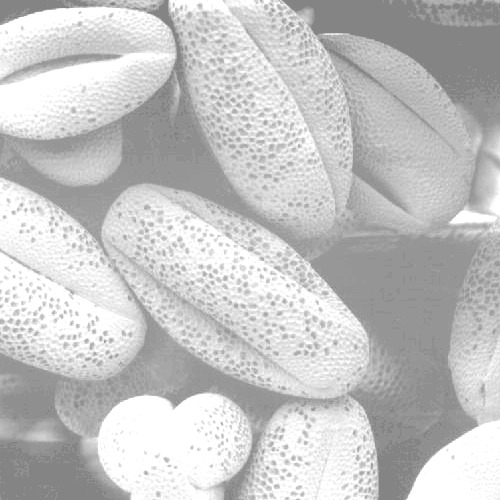
#> input picture Tarea2-HistogramaTransformaciones/Fig0316(1)(top_left).tif, 500 x 500 px; the run also reads 2 pictures not shown here
$ python P2_2histogramEcOpenCV.py
#> lines starting #> are read from the running program, lines starting #| are printed output that depends on the picture
import cv2
import numpy as np
import matplotlib.pyplot as plt

def loadGrayImage(nom, window = 'Imagen original'):
#> called with nom = 'Fig0316(1)(top_left).tif', window = 'Imagen original'
    img = cv2.imread(nom, 0)
#> img is the input picture: shape (500, 500); min 132, max 255, mean 196.4
    cv2.imshow(window,img)
    return img

def plotHistogram(hist):
    dist = hist.cumsum()
#> dist = 256 values from 0 to 500
    dist = dist * float(hist.max()) / dist.max()
#> dist = 256 values from 0 to 195
    plt.figure(figsize= (10,4))
    plt.plot(dist, color='red')
    plt.xlim([0,256])
    plt.plot(hist, color= 'blue')
    plt.title('Histograma')
    plt.xlabel('Nivel de gris')
    plt.ylabel('Frecuencia')
    plt.grid(color = '#95a5a6', linestyle = '--', linewidth =2, axis='y', alpha = 0.7)
    plt.show()
#> figure, not shown here; curve peaks at x = 255, y = 195; curve peaks at x = 132, y = 195

def ecHistOpenCV(nomImage):
    ImageGray = loadGrayImage(nomImage)
    plotHistogram(cv2.calcHist(ImageGray, [0], None, [256], [0,256]))
    imgEc = cv2.equalizeHist(ImageGray)
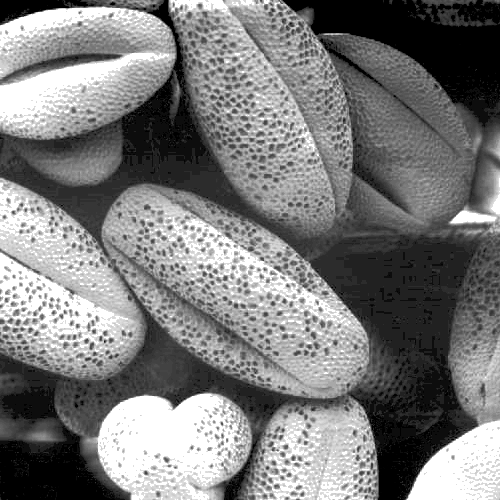
#> imgEc: shape (500, 500); min 0, max 255, mean 123.2
    cv2.imshow('Ecualizacion del histograma', imgEc)
    cv2.waitKey(0)
    cv2.destroyAllWindows()


#Imagen Fig0316(1)(top_left).tif
ecHistOpenCV("Fig0316(1)(top_left).tif")

#Imagen Fig0316(3)(third_from_top).tif
ecHistOpenCV("Fig0316(3)(third_from_top).tif")

#Imagen Fig0316(4)(bottom_left).tif
ecHistOpenCV("Fig0316(4)(bottom_left).tif")
#> call 3 of loadGrayImage, with nom = 'Fig0316(4)(bottom_left).tif', window = 'Imagen original'
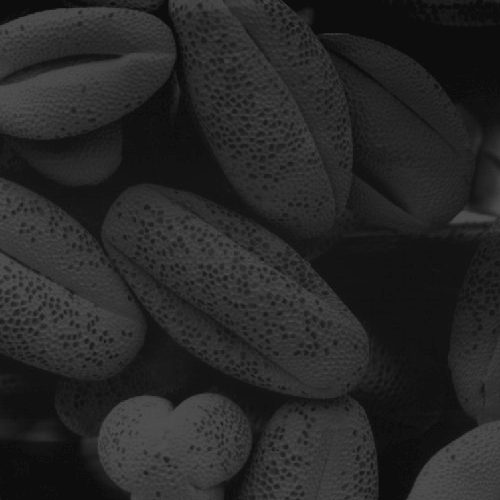
#> input picture Tarea2-HistogramaTransformaciones/Fig0316(4)(bottom_left).tif, 500 x 500 px
#> in loadGrayImage, img is the input picture: shape (500, 500); min 13, max 83, mean 38.7
#> in plotHistogram (call 3), `dist = hist.cumsum()`: dist = 256 values from 0 to 500
#> in plotHistogram (call 3), `dist = dist * float(hist.max()) / dist.max()`: dist = 256 values from 0 to 195
#> in plotHistogram (call 3), `plt.show()`:
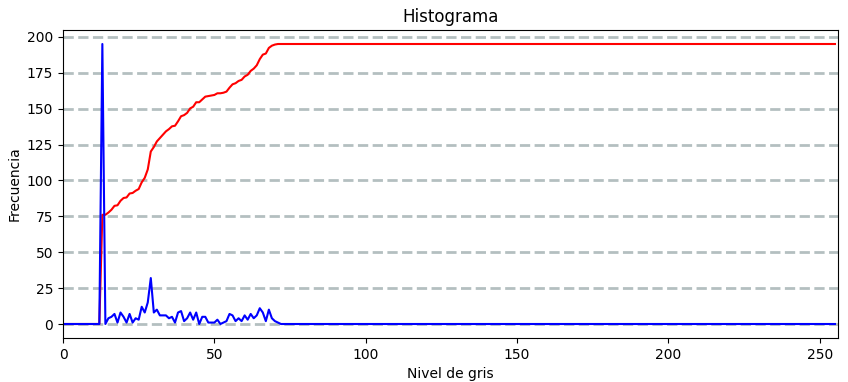
#> figure drawn by matplotlib, 1 panel; curve peaks at x = 71, y = 195; curve peaks at x = 13, y = 195

#Imagen Fig0320(1)(top_left).tif
ecHistOpenCV("Fig0320(1)(top_left).tif")

#Imagen Fig0323(a)(mars_moon_phobos) - copia.tif
ecHistOpenCV("Fig0323(a)(mars_moon_phobos) - copia.tif")
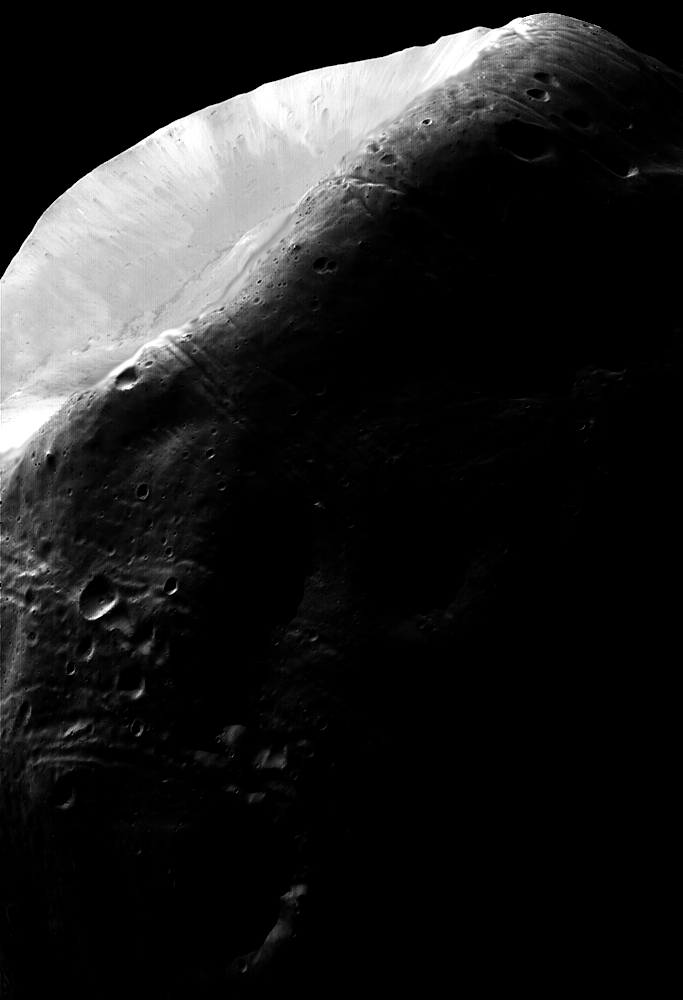
#> input picture Tarea2-HistogramaTransformaciones/Fig0323(a)(mars_moon_phobos) - copia.tif, 683 x 1000 px
#> in loadGrayImage, img is the input picture: shape (1000, 683); min 0, max 255, mean 31.7

#Imagen  Fig0327(a)(tungsten_original).tif
ecHistOpenCV("Fig0327(a)(tungsten_original).tif")
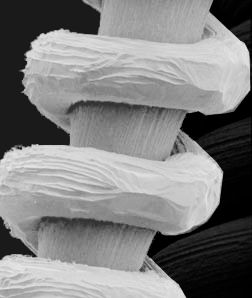
#> input picture Tarea2-HistogramaTransformaciones/Fig0327(a)(tungsten_original).tif, 252 x 298 px
#> in loadGrayImage, img is the input picture: shape (298, 252); min 0, max 231, mean 128.1
#> in plotHistogram (call 6), `dist = hist.cumsum()`: dist = 256 values from 3 to 252
#> in plotHistogram (call 6), `dist = dist * float(hist.max()) / dist.max()`: dist = 256 values from 0.976 to 82
#> in plotHistogram (call 6), `plt.show()`:
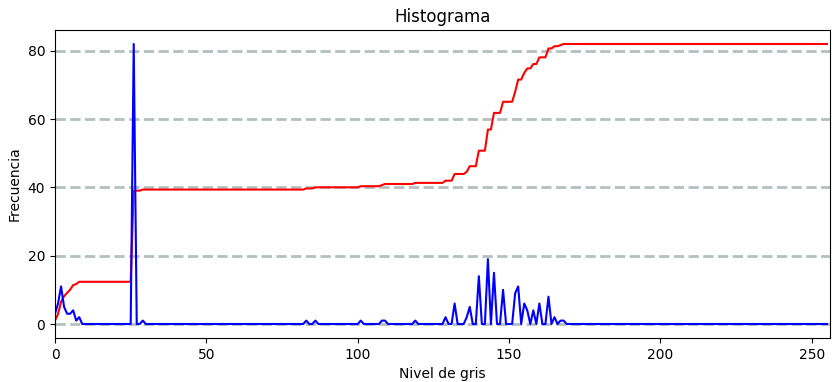
#> figure drawn by matplotlib, 1 panel; curve peaks at x = 168, y = 82; curve peaks at x = 26, y = 82
#> in ecHistOpenCV (call 6), `imgEc = cv2.equalizeHist(ImageGray)`:
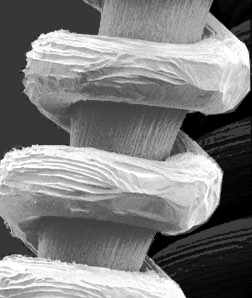
#> imgEc: shape (298, 252); min 0, max 255, mean 125.9

#Imagen Fig0309(a)(washed_out_aerial_image).tif
#> (the run stopped early here; a loop or call above may not have finished)
